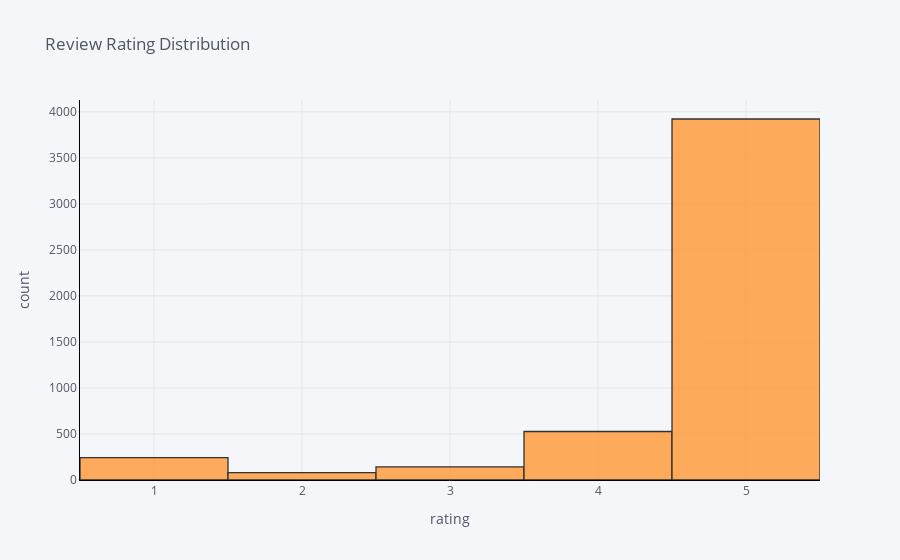

The code cell stored with this chart in its notebook:
### Markdown cell above
# Review Rating Distribution

> >Let's check out how overall ratings are distributed

### Code cell
process_reviews['overall'].iplot(
    kind='hist',
    xTitle='rating',
    linecolor='black',
    yTitle='count',
    title='Review Rating Distribution')
plt.show()

### Figure 1 — Plotly figure (JSON) as saved in the notebook; plotly's stock layout.template omitted (floating-point values rounded to 4 significant figures; data arrays with more than 128 entries replaced by an {"elided": "..."} marker saying what was removed)
{"data": [{"histfunc": "count", "histnorm": "", "marker": {"color": "rgba(255, 153, 51, 1.0)", "line": {"color": "#000000", "width": 1.3}}, "name": "overall", "opacity": 0.8, "orientation": "v", "type": "histogram", "x": {"elided": "4915 int values"}}], "layout": {"barmode": "overlay", "legend": {"bgcolor": "#F5F6F9", "font": {"color": "#4D5663"}}, "paper_bgcolor": "#F5F6F9", "plot_bgcolor": "#F5F6F9", "title": {"font": {"color": "#4D5663"}, "text": "Review Rating Distribution"}, "xaxis": {"gridcolor": "#E1E5ED", "linecolor": "black", "showgrid": true, "tickfont": {"color": "#4D5663"}, "title": {"font": {"color": "#4D5663"}, "text": "rating"}, "zerolinecolor": "#E1E5ED"}, "yaxis": {"gridcolor": "#E1E5ED", "linecolor": "black", "showgrid": true, "tickfont": {"color": "#4D5663"}, "title": {"font": {"color": "#4D5663"}, "text": "count"}, "zerolinecolor": "#E1E5ED"}}}
